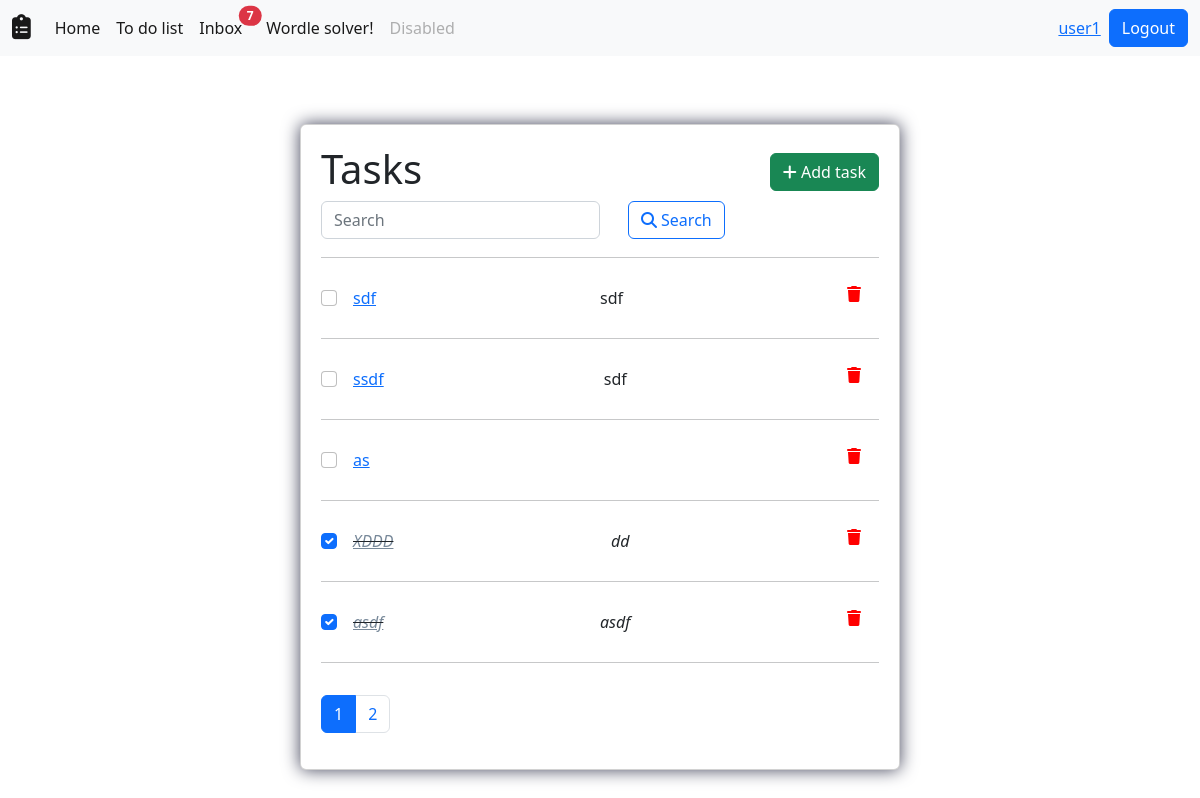
Page /to_do_list/1/ (signed in) on the committed database.
### users/models.py (models this page shows)
class Profile(models.Model):
    user = models.OneToOneField(User, on_delete=models.CASCADE,blank=True,null=True)
    @property
    def unread_messages(self):
        unread = Message.objects.filter(recipient=self.user,is_read=False).count()
        return unread

### to_do_app/models.py (models this page shows)
class Task(models.Model):
    owner = models.ForeignKey(User,on_delete=models.CASCADE)
    title = models.CharField(max_length=100)
    body = models.TextField(max_length=500,blank=True,null=True)
    done = models.BooleanField(default=False)
    created = models.DateTimeField(auto_now_add=True)
    id = models.UUIDField(default=uuid.uuid4,unique=True,
                            primary_key=True,editable=False)
    class Meta:
        ordering = ['-created']

### to_do_app/views.py (the view, shortened to what this page needs)
# urls.py: path('to_do_list/<int:page>/',views.to_do_list,name='to_do_list'),
@login_required(login_url='login')
def to_do_list(request,page):
    search_query = ''
    tasks = Task.objects.filter(owner=request.user)
    paginator = Paginator(tasks,5)
    tasks = paginator.page(page)
    context = {'tasks':tasks,
                'paginator':paginator,
                'current_page':page,
                'search_query':search_query}
    return render(request,'to_do_app/to_do_list.html',context)

### to_do_app/templates/to_do_app/to_do_list.html (shortened to what this page needs)
{% extends 'base.html' %}
{% block content %}
<div class="center">
    <div class="card">
        <div class="card_head mb-3">
            <h1>Tasks</h1>
            <form action="{% url 'to_do_list' 1 %}" method="get" name='myForm'>
                <div style='display:flex;position:relative;'>
                    <input class="form-control me-2" type="search" name='search' value='{{search_query}}' placeholder="Search" aria-label="Search" style='width:50%;' id='search_query'>
                    <button class="btn btn-outline-primary" type="submit" style='position:absolute;left:55%;'><i class="fa-solid fa-magnifying-glass"></i> Search</button>
                </div>
            </form>
            <div class="add_task">
                <a class='btn btn-success' href={% url 'create_task' %}><i class="fa-solid fa-plus fa-beat"></i> Add task</a>
            </div>
        </div>
        {% if tasks %}
            {% for task in tasks %}
            <hr>
                {% if task.done %}
                <div class="task">
                    <form action="" method="GET" name='taskDoneForm'>
                        <input class="form-check-input checkbox" type="checkbox" checked>
                    </form>
                    <i><s><a class='task_title task_done' href="{% url 'task' task.id %}?page={{current_page}}"><p>{{task.title}}</p></a></s></i>
                    <i><p>{{task.body|slice:'20'}}</p></i>
                    <a class='task_delete' href="{% url 'delete_task' task.id %}"><i class="fa-solid fa-trash"></i></a>
                </div>
                {% else %}
                <div class="task">
                    <form action="" method="GET">
                        <input class="form-check-input checkbox" type="checkbox">
                    </form>
                    <a class='task_title' href="{% url 'task' task.id %}?page={{current_page}}"><p>{{task.title}}</p></a>
                    <p>{{task.body|slice:'20'}}</p>
                    <a class='task_delete' href="{% url 'delete_task' task.id %}"><i class="fa-solid fa-trash"></i></a>
                </div>
                {% endif %}
            {% endfor %}
            {% if paginator.num_pages > 1 %}
            <hr>
            <nav aria-label="..." class='mt-3'>
                <ul class="pagination">
                    {% for page in paginator.page_range %}
                    {% if page == current_page %}
                    <li class="page-item active" aria-current="page">
                        <span class="page-link">{{page}}</span>
                    </li>
                    {% else %}
                    <li class="page-item"><a class="page-link" href="{% url 'to_do_list' page %}?search={{search_query}}">{{page}}</a></li>
                    {% endif %}
                    {% endfor %}
                </ul>
              </nav>
            {% endif %}
        {% else %}
        <h6 class='mt-3' style='color:tomato;'>You have no tasks</h6>
        {% endif %}
    </div>
</div>
{% endblock content %}

### templates/base.html (shortened to what this page needs)
<html lang="en">
    {% load static %}
<head>
    <link rel="stylesheet" href={% static 'main.css' %} type='text/css'>
    <link href="https://cdn.jsdelivr.net/npm/bootstrap@5.2.3/dist/css/bootstrap.min.css" rel="stylesheet">
</head>
<body>
    <nav class="navbar navbar-expand-lg bg-light">
        <div class="container-fluid">
            <a class="navbar-brand" href="{% url 'home' %}">
                <i class="fa-solid fa-clipboard-list fa-lg" id='logo'></i>
            </a>
          <div class="collapse navbar-collapse" id="navbarSupportedContent">
            <ul class="navbar-nav me-auto mb-2 mb-lg-0">
              <li class="nav-item">
                <a class="nav-link active" aria-current="page" href="{% url 'home' %}">Home</a>
              </li>
              <li class="nav-item">
                <a class="nav-link active" href="{% url 'to_do_list' 1 %}">To do list</a>
              </li>
              <li class="nav-item"  style='margin-right:.5em;'>
                <a class="nav-link active" href="{% url 'inbox' 1 %}" style='position:relative;'>Inbox
                  {% if request.user.profile.unread_messages > 0 %}
                    <span class="position-absolute top-10 start-100 translate-middle badge rounded-pill bg-danger">
                      {{request.user.profile.unread_messages}}
                    </span>
                  {% endif %}
                </a>
              </li>
              <li class="nav-item">
                <a class="nav-link active" href="{% url 'wordle_solver' %}">Wordle solver!</a>
              </li>
              <li class="nav-item">
                <a class="nav-link disabled" href="#">Disabled</a>
              </li>
            </ul>
            {% if user.is_authenticated %}
                <a href={% url 'account' %}>{{request.user.username}}</a>
                <a class="btn btn-primary ms-2" href="{% url 'logout' %}" role="button">Logout</a>
            {% else %}
                <a class="btn btn-outline-primary " href="{% url 'login' %}" role="button">Login</a>
                <a class="btn btn-primary ms-2" href="{% url 'register' %}" role="button">Register</a>
            {% endif %}
          </div>
        </div>
    </nav>
{% block content %}
{% endblock content %}
</body>
</html>

### static/main.css (style rules this page uses)
body { background-color:#FFFAFA; height:auto; font-family: Tahoma; }
.center { display: flex; flex-direction: column; justify-content: center; align-items: center; height: 80vh; height:auto; margin:3em 0 3em 0; }
.card { background-color: #F5F5F5; -webkit-box-shadow: 0px 0px 17px 0px rgba(66, 68, 90, 1); -moz-box-shadow: 0px 0px 17px 0px rgba(66, 68, 90, 1); box-shadow: 0px 0px 17px 0px rgba(66, 68, 90, 1); border-radius: 10px; margin: 20px; padding: 20px; width: 600px; flex-direction: column; flex-direction: row; position: relative; }
.card_head { height: 5em; position: relative; }
.add_task { position:absolute; right: 0px; top: .5em; }
div.add_task a { color: white; }
.task { display: grid; grid-template-columns: 2em auto auto 2em; height: 3em; padding-top: 0.75em; }
.task_title { left: 2em; top: 0.75em; }
.task_delete { top: 1em; right: 2em; color:red; }
.task_done { color: #778899 ; }

### rows in the picture
Task: title "sdf", body "sdf"
Task: title "ssdf", body "sdf"
Task: title "as"
Task: title "XDDD", body "dd"
Task: title "asdf", body "asdf"

### other values in the picture
{{ request.user.profile.unread_messages }} "7"
{{ request.user.username }} "user1"
{{ page }} "1"
{{ page }} "2"
